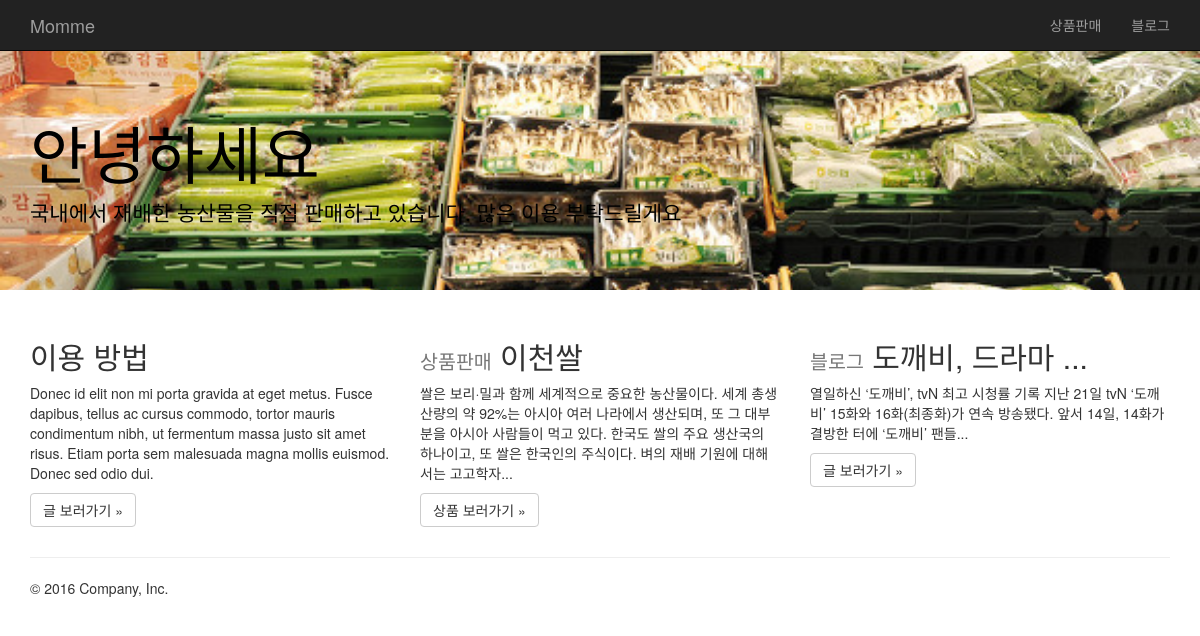
The page / on the database its author committed.
### app/models.py (models this page shows, shortened)
class Product(models.Model):
    name = models.CharField(max_length=100)
    photo = models.ImageField()
    description = models.TextField()
    price = models.IntegerField()

class Blog(models.Model):
    title = models.CharField(max_length=100)
    author = models.CharField(max_length=50)
    text = models.TextField()
    created_at = models.DateField(auto_now_add=True)

### app/views.py (the view)
# urls.py: 2. Add a URL to urlpatterns:  url(r'^$', views.home, name='home')
def home(request):
    item = Product.objects.order_by('?')[0]
    blog = Blog.objects.order_by('?')[0]
    content = {
        'item': item,
        'blog': blog,
    }
    return render(request, 'app/home.html', content)

### app/templates/app/home.html (shortened to what this page needs)
{% extends 'app/base.html' %}
{% block content %}
<div class="jumbotron">
      <div class="container">
        <h1>안녕하세요</h1>
        <p> 국내에서 재배한 농산물을 직접 판매하고 있습니다. 많은 이용 부탁드릴게요</p>
      </div>
    </div>
    <div class="container">
      <div class="row">
        <div class="col-md-4">
          <h2>이용 방법</h2>
          <p>Donec id elit non mi porta gravida at eget metus. Fusce dapibus, tellus ac cursus commodo, tortor mauris condimentum nibh, ut fermentum massa justo sit amet risus. Etiam porta sem malesuada magna mollis euismod. Donec sed odio dui. </p>
          <p><a class="btn btn-default" href="#" role="button">글 보러가기 &raquo;</a></p>
        </div>
        <div class="col-md-4">
          <h2><small>상품판매</small> {{ item.name }} </h2>
            <p>{{ item.description | truncatechars:150 }}</p>
          <p><a class="btn btn-default" href="#" role="button">상품 보러가기 &raquo;</a></p>
       </div>
        <div class="col-md-4">
          <h2><small>블로그</small> {{ blog.title | truncatechars:12}} </h2>
          <p> {{ blog.text | truncatechars:100 }}</p>
          <p><a class="btn btn-default" href="#" role="button">글 보러가기 &raquo;</a></p>
        </div>
      </div>
      <hr>
      <footer>
        <p>&copy; 2016 Company, Inc.</p>
      </footer>
    </div>
{% endblock content %}

### static/css/jumbotron.css (style rules this page uses)
body { padding-top: 50px; padding-bottom: 20px; }

### app/templates/app/base.html (style rules this page uses)
.jumbotron { background-image: url('/static/img/background.jpg'); background-size: cover; background-position: center; }
.jumbotron h1 { color: #000000; }
.jumbotron p { color: #000000; }

### rows shown on the page
Product: name "이천쌀", description "쌀은 보리·밀과 함께 세계적으로 중요한 농산물이다. 세계 총생산량의 약 92%는 아시아 여러 나라에서 생산되며, 또 그 대부분을 아시아 사람들이 먹고 있다. 한국도 쌀의 주요 생산국의 하나이고, 또 쌀은 한국인의 주식이다. 벼의 재배 기원에 대해서는 고고학자..."
Blog: title "도깨비, 드라마 ...", text "열일하신 ‘도깨비’, tvN 최고 시청률 기록 지난 21일 tvN ‘도깨비’ 15화와 16화(최종화)가 연속 방송됐다. 앞서 14일, 14화가 결방한 터에 ‘도깨비’ 팬들..."
